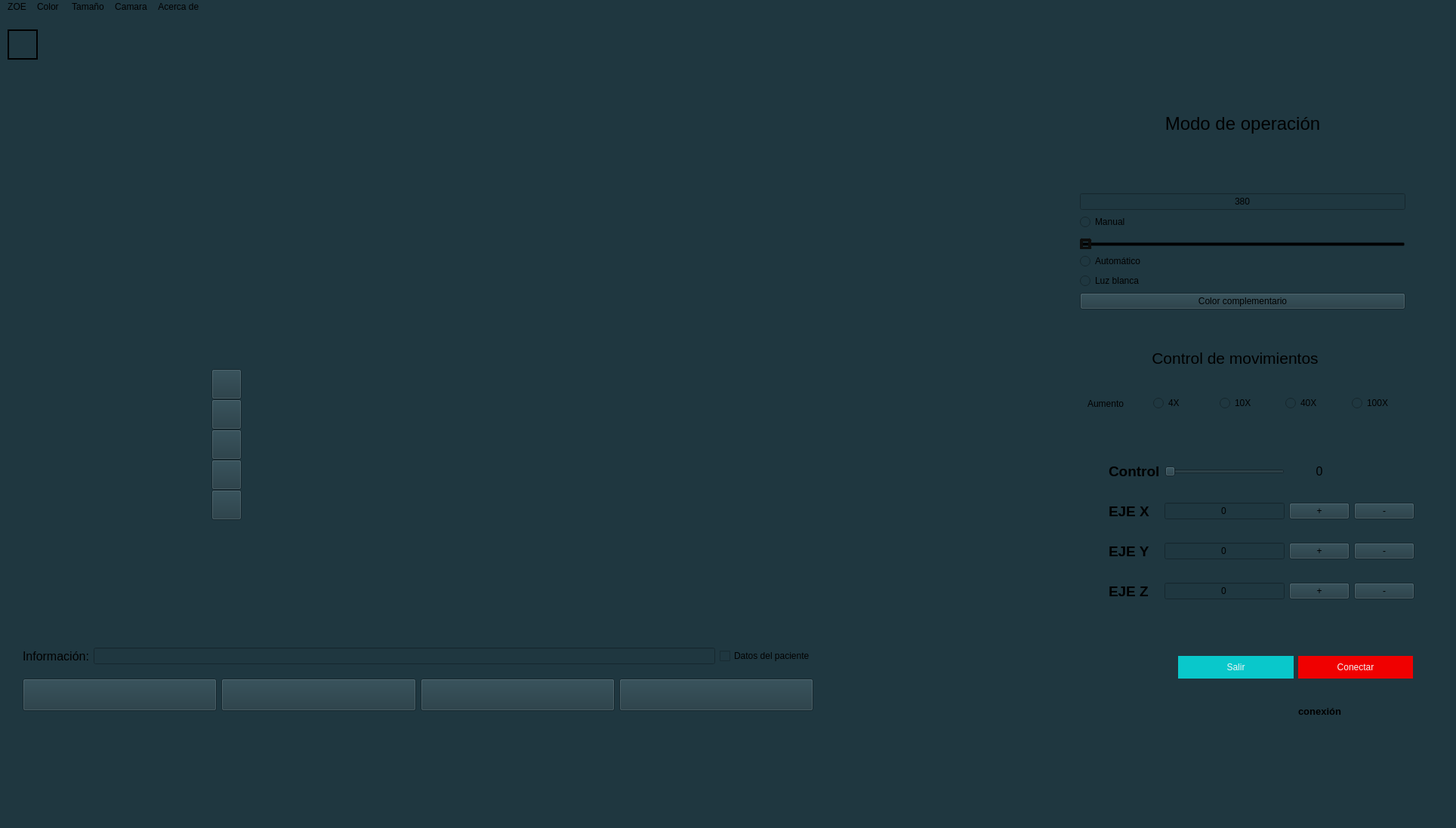
<?xml version="1.0" encoding="UTF-8"?>
<ui version="4.0">
 <class>MainWindow</class>
 <widget class="QMainWindow" name="MainWindow">
  <property name="geometry">
   <rect>
    <x>0</x>
    <y>0</y>
    <width>1928</width>
    <height>1097</height>
   </rect>
  </property>
  <property name="windowTitle">
   <string>ZOE microscopy</string>
  </property>
  <property name="autoFillBackground">
   <bool>false</bool>
  </property>
  <property name="styleSheet">
   <string notr="true">background-color: rgb(31, 55, 64);</string>
  </property>
  <widget class="QWidget" name="centralwidget">
   <widget class="QLabel" name="img_microscopy">
    <property name="geometry">
     <rect>
      <x>1430</x>
      <y>20</y>
      <width>71</width>
      <height>111</height>
     </rect>
    </property>
    <property name="text">
     <string/>
    </property>
    <property name="pixmap">
     <pixmap>microscopio.png</pixmap>
    </property>
    <property name="scaledContents">
     <bool>true</bool>
    </property>
   </widget>
   <widget class="QLabel" name="tablero">
    <property name="geometry">
     <rect>
      <x>10</x>
      <y>20</y>
      <width>40</width>
      <height>40</height>
     </rect>
    </property>
    <property name="styleSheet">
     <string notr="true">background-color: rgba(255, 0, 0, 0);
border: 2px solid black;</string>
    </property>
    <property name="text">
     <string/>
    </property>
   </widget>
   <widget class="QLabel" name="cameraSpace">
    <property name="geometry">
     <rect>
      <x>-60</x>
      <y>-220</y>
      <width>1400</width>
      <height>787</height>
     </rect>
    </property>
    <property name="styleSheet">
     <string notr="true">background-color: rgba(85, 170, 0, 0);</string>
    </property>
    <property name="text">
     <string/>
    </property>
   </widget>
   <widget class="QWidget" name="horizontalLayoutWidget">
    <property name="geometry">
     <rect>
      <x>30</x>
      <y>880</y>
      <width>1047</width>
      <height>43</height>
     </rect>
    </property>
    <layout class="QHBoxLayout" name="horizontalLayout">
     <item>
      <widget class="QPushButton" name="pbText">
       <property name="sizePolicy">
        <sizepolicy hsizetype="Minimum" vsizetype="Ignored">
         <horstretch>0</horstretch>
         <verstretch>0</verstretch>
        </sizepolicy>
       </property>
       <property name="styleSheet">
        <string notr="true">font: 75 14pt &quot;MS Shell Dlg 2&quot;;</string>
       </property>
       <property name="text">
        <string/>
       </property>
       <property name="icon">
        <iconset>
         <normaloff>../images/icons/text.png</normaloff>../images/icons/text.png</iconset>
       </property>
       <property name="iconSize">
        <size>
         <width>28</width>
         <height>28</height>
        </size>
       </property>
      </widget>
     </item>
     <item>
      <widget class="QPushButton" name="pbHide">
       <property name="sizePolicy">
        <sizepolicy hsizetype="Minimum" vsizetype="Ignored">
         <horstretch>0</horstretch>
         <verstretch>0</verstretch>
        </sizepolicy>
       </property>
       <property name="styleSheet">
        <string notr="true">font: 75 14pt &quot;MS Shell Dlg 2&quot;;</string>
       </property>
       <property name="text">
        <string/>
       </property>
       <property name="icon">
        <iconset>
         <normaloff>../images/icons/ocultar.png</normaloff>
         <normalon>../images/icons/eye_show.ico</normalon>../images/icons/ocultar.png</iconset>
       </property>
       <property name="iconSize">
        <size>
         <width>32</width>
         <height>32</height>
        </size>
       </property>
      </widget>
     </item>
     <item>
      <widget class="QPushButton" name="pbDel">
       <property name="sizePolicy">
        <sizepolicy hsizetype="Minimum" vsizetype="Ignored">
         <horstretch>0</horstretch>
         <verstretch>0</verstretch>
        </sizepolicy>
       </property>
       <property name="styleSheet">
        <string notr="true">font: 75 14pt &quot;MS Shell Dlg 2&quot;;</string>
       </property>
       <property name="text">
        <string/>
       </property>
       <property name="icon">
        <iconset>
         <normaloff>../images/icons/borrador.png</normaloff>../images/icons/borrador.png</iconset>
       </property>
       <property name="iconSize">
        <size>
         <width>28</width>
         <height>28</height>
        </size>
       </property>
      </widget>
     </item>
     <item>
      <widget class="QPushButton" name="pbTrash">
       <property name="sizePolicy">
        <sizepolicy hsizetype="Minimum" vsizetype="Ignored">
         <horstretch>0</horstretch>
         <verstretch>0</verstretch>
        </sizepolicy>
       </property>
       <property name="styleSheet">
        <string notr="true">font: 75 14pt &quot;MS Shell Dlg 2&quot;;</string>
       </property>
       <property name="text">
        <string/>
       </property>
       <property name="icon">
        <iconset>
         <normaloff>../images/icons/basura.png</normaloff>../images/icons/basura.png</iconset>
       </property>
       <property name="iconSize">
        <size>
         <width>28</width>
         <height>28</height>
        </size>
       </property>
      </widget>
     </item>
    </layout>
   </widget>
   <widget class="QWidget" name="gridLayoutWidget">
    <property name="geometry">
     <rect>
      <x>1468</x>
      <y>570</y>
      <width>405</width>
      <height>230</height>
     </rect>
    </property>
    <layout class="QGridLayout" name="gridLayout">
     <item row="2" column="1">
      <widget class="QLineEdit" name="coordY">
       <property name="styleSheet">
        <string notr="true">font: 14pt &quot;MS Shell Dlg 2&quot;;</string>
       </property>
       <property name="text">
        <string>0</string>
       </property>
       <property name="alignment">
        <set>Qt::AlignCenter</set>
       </property>
      </widget>
     </item>
     <item row="0" column="0">
      <widget class="QLabel" name="label_7">
       <property name="text">
        <string>&lt;html&gt;&lt;head/&gt;&lt;body&gt;&lt;p&gt;&lt;span style=&quot; font-size:14pt; font-weight:600;&quot;&gt;Control&lt;/span&gt;&lt;/p&gt;&lt;/body&gt;&lt;/html&gt;</string>
       </property>
      </widget>
     </item>
     <item row="2" column="3">
      <widget class="QPushButton" name="minusY">
       <property name="styleSheet">
        <string notr="true">font: 75 18pt &quot;MS Shell Dlg 2&quot;;</string>
       </property>
       <property name="text">
        <string>-</string>
       </property>
      </widget>
     </item>
     <item row="1" column="3">
      <widget class="QPushButton" name="minusX">
       <property name="styleSheet">
        <string notr="true">font: 75 18pt &quot;MS Shell Dlg 2&quot;;</string>
       </property>
       <property name="text">
        <string>-</string>
       </property>
      </widget>
     </item>
     <item row="2" column="2">
      <widget class="QPushButton" name="plusY">
       <property name="styleSheet">
        <string notr="true">font: 75 18pt &quot;MS Shell Dlg 2&quot;;</string>
       </property>
       <property name="text">
        <string>+</string>
       </property>
      </widget>
     </item>
     <item row="1" column="2">
      <widget class="QPushButton" name="plusX">
       <property name="styleSheet">
        <string notr="true">font: 75 18pt &quot;MS Shell Dlg 2&quot;;</string>
       </property>
       <property name="text">
        <string>+</string>
       </property>
      </widget>
     </item>
     <item row="2" column="0">
      <widget class="QLabel" name="label_2">
       <property name="text">
        <string>&lt;html&gt;&lt;head/&gt;&lt;body&gt;&lt;p&gt;&lt;span style=&quot; font-size:14pt; font-weight:600;&quot;&gt;EJE Y&lt;/span&gt;&lt;/p&gt;&lt;/body&gt;&lt;/html&gt;</string>
       </property>
      </widget>
     </item>
     <item row="3" column="2">
      <widget class="QPushButton" name="plusZ">
       <property name="styleSheet">
        <string notr="true">font: 75 18pt &quot;MS Shell Dlg 2&quot;;</string>
       </property>
       <property name="text">
        <string>+</string>
       </property>
      </widget>
     </item>
     <item row="1" column="1">
      <widget class="QLineEdit" name="coordX">
       <property name="styleSheet">
        <string notr="true">font: 14pt &quot;MS Shell Dlg 2&quot;;</string>
       </property>
       <property name="text">
        <string>0</string>
       </property>
       <property name="alignment">
        <set>Qt::AlignCenter</set>
       </property>
      </widget>
     </item>
     <item row="3" column="3">
      <widget class="QPushButton" name="minusZ">
       <property name="styleSheet">
        <string notr="true">font: 75 18pt &quot;MS Shell Dlg 2&quot;;</string>
       </property>
       <property name="text">
        <string>-</string>
       </property>
      </widget>
     </item>
     <item row="1" column="0">
      <widget class="QLabel" name="label">
       <property name="text">
        <string>&lt;html&gt;&lt;head/&gt;&lt;body&gt;&lt;p&gt;&lt;span style=&quot; font-size:14pt; font-weight:600;&quot;&gt;EJE X&lt;/span&gt;&lt;/p&gt;&lt;/body&gt;&lt;/html&gt;</string>
       </property>
      </widget>
     </item>
     <item row="3" column="0">
      <widget class="QLabel" name="label_3">
       <property name="text">
        <string>&lt;html&gt;&lt;head/&gt;&lt;body&gt;&lt;p&gt;&lt;span style=&quot; font-size:14pt; font-weight:600;&quot;&gt;EJE Z&lt;/span&gt;&lt;/p&gt;&lt;/body&gt;&lt;/html&gt;</string>
       </property>
      </widget>
     </item>
     <item row="3" column="1">
      <widget class="QLineEdit" name="coordZ">
       <property name="styleSheet">
        <string notr="true">font: 14pt &quot;MS Shell Dlg 2&quot;;</string>
       </property>
       <property name="text">
        <string>0</string>
       </property>
       <property name="alignment">
        <set>Qt::AlignCenter</set>
       </property>
      </widget>
     </item>
     <item row="0" column="2">
      <widget class="QLabel" name="textAumento">
       <property name="styleSheet">
        <string notr="true">font: 75 14pt &quot;MS Shell Dlg 2&quot;;</string>
       </property>
       <property name="text">
        <string>&lt;html&gt;&lt;head/&gt;&lt;body&gt;&lt;p align=&quot;center&quot;&gt;&lt;span style=&quot; font-size:12pt;&quot;&gt;0&lt;/span&gt;&lt;/p&gt;&lt;/body&gt;&lt;/html&gt;</string>
       </property>
      </widget>
     </item>
     <item row="0" column="1">
      <widget class="QSlider" name="aumentoMov">
       <property name="maximum">
        <number>16</number>
       </property>
       <property name="pageStep">
        <number>4</number>
       </property>
       <property name="sliderPosition">
        <number>0</number>
       </property>
       <property name="orientation">
        <enum>Qt::Horizontal</enum>
       </property>
       <property name="tickPosition">
        <enum>QSlider::NoTicks</enum>
       </property>
      </widget>
     </item>
    </layout>
   </widget>
   <widget class="QLabel" name="label_4">
    <property name="geometry">
     <rect>
      <x>1440</x>
      <y>430</y>
      <width>391</width>
      <height>51</height>
     </rect>
    </property>
    <property name="text">
     <string>&lt;html&gt;&lt;head/&gt;&lt;body&gt;&lt;p align=&quot;center&quot;&gt;&lt;span style=&quot; font-size:16pt;&quot;&gt;Control de movimientos&lt;/span&gt;&lt;/p&gt;&lt;/body&gt;&lt;/html&gt;</string>
    </property>
   </widget>
   <widget class="QWidget" name="horizontalLayoutWidget_2">
    <property name="geometry">
     <rect>
      <x>30</x>
      <y>830</y>
      <width>1051</width>
      <height>41</height>
     </rect>
    </property>
    <layout class="QHBoxLayout" name="horizontalLayout_2">
     <item>
      <widget class="QLabel" name="label_5">
       <property name="text">
        <string>&lt;html&gt;&lt;head/&gt;&lt;body&gt;&lt;p&gt;&lt;span style=&quot; font-size:12pt;&quot;&gt;Información:&lt;/span&gt;&lt;/p&gt;&lt;/body&gt;&lt;/html&gt;</string>
       </property>
      </widget>
     </item>
     <item>
      <widget class="QLineEdit" name="barraInfo">
       <property name="text">
        <string/>
       </property>
      </widget>
     </item>
     <item>
      <widget class="QCheckBox" name="checkPaciente">
       <property name="styleSheet">
        <string notr="true">font: 12pt &quot;MS Shell Dlg 2&quot;;</string>
       </property>
       <property name="text">
        <string>Datos del paciente </string>
       </property>
      </widget>
     </item>
    </layout>
   </widget>
   <widget class="QWidget" name="horizontalLayoutWidget_3">
    <property name="geometry">
     <rect>
      <x>1440</x>
      <y>480</y>
      <width>431</width>
      <height>71</height>
     </rect>
    </property>
    <layout class="QHBoxLayout" name="horizontalLayout_3">
     <item>
      <widget class="QLabel" name="textoAumento">
       <property name="styleSheet">
        <string notr="true">font: 12pt &quot;MS Shell Dlg 2&quot;;</string>
       </property>
       <property name="text">
        <string>Aumento</string>
       </property>
      </widget>
     </item>
     <item>
      <widget class="QRadioButton" name="aum4x">
       <property name="styleSheet">
        <string notr="true">font: 14pt &quot;MS Shell Dlg 2&quot;;</string>
       </property>
       <property name="text">
        <string>4X</string>
       </property>
      </widget>
     </item>
     <item>
      <widget class="QRadioButton" name="aum10x">
       <property name="styleSheet">
        <string notr="true">font: 14pt &quot;MS Shell Dlg 2&quot;;</string>
       </property>
       <property name="text">
        <string>10X</string>
       </property>
      </widget>
     </item>
     <item>
      <widget class="QRadioButton" name="aum40x">
       <property name="styleSheet">
        <string notr="true">font: 14pt &quot;MS Shell Dlg 2&quot;;</string>
       </property>
       <property name="text">
        <string>40X</string>
       </property>
      </widget>
     </item>
     <item>
      <widget class="QRadioButton" name="aum100x">
       <property name="styleSheet">
        <string notr="true">font: 14pt &quot;MS Shell Dlg 2&quot;;</string>
       </property>
       <property name="text">
        <string>100X</string>
       </property>
      </widget>
     </item>
    </layout>
   </widget>
   <widget class="QWidget" name="gridLayoutWidget_2">
    <property name="geometry">
     <rect>
      <x>1560</x>
      <y>850</y>
      <width>311</width>
      <height>111</height>
     </rect>
    </property>
    <layout class="QGridLayout" name="gridLayout_2">
     <item row="0" column="0">
      <widget class="QPushButton" name="pbExit">
       <property name="styleSheet">
        <string notr="true">font: 75 16pt &quot;MS Shell Dlg 2&quot;;
padding: 8px;
border-radius:20px;
color: rgb(244, 244, 244);
border-color: rgb(0, 0, 0);
background-color: rgb(9, 200, 203);

</string>
       </property>
       <property name="text">
        <string>Salir</string>
       </property>
       <property name="checkable">
        <bool>false</bool>
       </property>
       <property name="autoDefault">
        <bool>false</bool>
       </property>
       <property name="default">
        <bool>false</bool>
       </property>
       <property name="flat">
        <bool>false</bool>
       </property>
      </widget>
     </item>
     <item row="0" column="1">
      <widget class="QPushButton" name="pbConnect">
       <property name="styleSheet">
        <string notr="true">font: 75 16pt &quot;MS Shell Dlg 2&quot;;
background-color: rgb(240, 0, 0);
padding: 8px;
border-radius:20px;
color: rgb(244, 244, 244);
border-color: rgb(0, 0, 0);</string>
       </property>
       <property name="text">
        <string>Conectar</string>
       </property>
      </widget>
     </item>
     <item row="1" column="1">
      <widget class="QLabel" name="txtConnect">
       <property name="text">
        <string>&lt;html&gt;&lt;head/&gt;&lt;body&gt;&lt;p&gt;&lt;span style=&quot; font-size:10pt; font-weight:600;&quot;&gt;conexión&lt;/span&gt;&lt;/p&gt;&lt;/body&gt;&lt;/html&gt;</string>
       </property>
      </widget>
     </item>
    </layout>
   </widget>
   <widget class="QWidget" name="gridLayoutWidget_3">
    <property name="geometry">
     <rect>
      <x>1430</x>
      <y>60</y>
      <width>431</width>
      <height>331</height>
     </rect>
    </property>
    <layout class="QGridLayout" name="gridLayout_3">
     <item row="4" column="0">
      <widget class="QRadioButton" name="RB_auto">
       <property name="styleSheet">
        <string notr="true">font: 16pt &quot;MS Shell Dlg 2&quot;;</string>
       </property>
       <property name="text">
        <string>Automático</string>
       </property>
      </widget>
     </item>
     <item row="6" column="0">
      <widget class="QPushButton" name="pbROI">
       <property name="styleSheet">
        <string notr="true">font: 75 14pt &quot;MS Shell Dlg 2&quot;;</string>
       </property>
       <property name="text">
        <string>Color complementario</string>
       </property>
       <property name="icon">
        <iconset>
         <normaloff>../images/icons/colorComple.png</normaloff>../images/icons/colorComple.png</iconset>
       </property>
       <property name="iconSize">
        <size>
         <width>32</width>
         <height>32</height>
        </size>
       </property>
      </widget>
     </item>
     <item row="2" column="0">
      <widget class="QRadioButton" name="RB_manual">
       <property name="styleSheet">
        <string notr="true">font: 16pt &quot;MS Shell Dlg 2&quot;;</string>
       </property>
       <property name="text">
        <string>Manual</string>
       </property>
      </widget>
     </item>
     <item row="3" column="0">
      <widget class="QSlider" name="VisibleEsp">
       <property name="cursor">
        <cursorShape>ArrowCursor</cursorShape>
       </property>
       <property name="mouseTracking">
        <bool>true</bool>
       </property>
       <property name="tabletTracking">
        <bool>false</bool>
       </property>
       <property name="focusPolicy">
        <enum>Qt::StrongFocus</enum>
       </property>
       <property name="toolTipDuration">
        <number>-1</number>
       </property>
       <property name="styleSheet">
        <string notr="true">QSlider {
    background-color: transparent;
}

QSlider::groove:horizontal {
    height: 30px;
    background: qlineargradient(x1: 0, y1: 0.5, x2: 1, y2: 0.5,
                                stop: 0 #fc00c6, stop: 0.15 #4B0082,
                                stop: 0.30 #00ecfc, stop: 0.45 #00FF00,
                                stop: 0.52 #FFFF00, stop: 0.77 #FF0000,
                                stop: 1 #FF0000);
	
}

QSlider::handle:horizontal {
    width: 5px;
    margin-top: -4px;
    margin-bottom: -4px;
    border-radius: 3px;
    background: transparent;
	border: 4px solid #0d0d0c
}

QSlider::handle:horizontal:hover {
    background: #BBBBBB;
}

QSlider::sub-page:horizontal {
    background: transparent;
}

QSlider::add-page:horizontal {
    background: transparent;
}

</string>
       </property>
       <property name="minimum">
        <number>380</number>
       </property>
       <property name="maximum">
        <number>780</number>
       </property>
       <property name="pageStep">
        <number>10</number>
       </property>
       <property name="tracking">
        <bool>true</bool>
       </property>
       <property name="orientation">
        <enum>Qt::Horizontal</enum>
       </property>
       <property name="tickPosition">
        <enum>QSlider::TicksAbove</enum>
       </property>
      </widget>
     </item>
     <item row="0" column="0">
      <widget class="QLabel" name="label_6">
       <property name="text">
        <string>&lt;html&gt;&lt;head/&gt;&lt;body&gt;&lt;p align=&quot;center&quot;&gt;&lt;span style=&quot; font-size:18pt;&quot;&gt;Modo de operación&lt;/span&gt;&lt;/p&gt;&lt;/body&gt;&lt;/html&gt;</string>
       </property>
      </widget>
     </item>
     <item row="5" column="0">
      <widget class="QRadioButton" name="RB_white">
       <property name="styleSheet">
        <string notr="true">font: 16pt &quot;MS Shell Dlg 2&quot;;</string>
       </property>
       <property name="text">
        <string>Luz blanca</string>
       </property>
      </widget>
     </item>
     <item row="1" column="0">
      <widget class="QLineEdit" name="wavelength">
       <property name="styleSheet">
        <string notr="true">font: 14pt &quot;MS Shell Dlg 2&quot;;</string>
       </property>
       <property name="text">
        <string>380</string>
       </property>
       <property name="alignment">
        <set>Qt::AlignCenter</set>
       </property>
      </widget>
     </item>
    </layout>
   </widget>
   <widget class="QPushButton" name="pbSave">
    <property name="geometry">
     <rect>
      <x>280</x>
      <y>470</y>
      <width>40</width>
      <height>40</height>
     </rect>
    </property>
    <property name="sizePolicy">
     <sizepolicy hsizetype="Minimum" vsizetype="Ignored">
      <horstretch>0</horstretch>
      <verstretch>0</verstretch>
     </sizepolicy>
    </property>
    <property name="styleSheet">
     <string notr="true">font: 75 14pt &quot;MS Shell Dlg 2&quot;;
alternate-background-color: rgb(242, 242, 242);</string>
    </property>
    <property name="text">
     <string/>
    </property>
    <property name="icon">
     <iconset>
      <normaloff>../images/icons/guardar.png</normaloff>../images/icons/guardar.png</iconset>
    </property>
    <property name="iconSize">
     <size>
      <width>28</width>
      <height>28</height>
     </size>
    </property>
   </widget>
   <widget class="QPushButton" name="pbDot">
    <property name="geometry">
     <rect>
      <x>280</x>
      <y>510</y>
      <width>40</width>
      <height>40</height>
     </rect>
    </property>
    <property name="sizePolicy">
     <sizepolicy hsizetype="Minimum" vsizetype="Ignored">
      <horstretch>0</horstretch>
      <verstretch>0</verstretch>
     </sizepolicy>
    </property>
    <property name="cursor">
     <cursorShape>ArrowCursor</cursorShape>
    </property>
    <property name="styleSheet">
     <string notr="true">font: 75 14pt &quot;MS Shell Dlg 2&quot;;
</string>
    </property>
    <property name="text">
     <string/>
    </property>
    <property name="icon">
     <iconset>
      <normaloff>../images/icons/lapiz.png</normaloff>../images/icons/lapiz.png</iconset>
    </property>
    <property name="iconSize">
     <size>
      <width>28</width>
      <height>28</height>
     </size>
    </property>
   </widget>
   <widget class="QPushButton" name="pbRect">
    <property name="geometry">
     <rect>
      <x>280</x>
      <y>550</y>
      <width>40</width>
      <height>40</height>
     </rect>
    </property>
    <property name="sizePolicy">
     <sizepolicy hsizetype="Ignored" vsizetype="MinimumExpanding">
      <horstretch>0</horstretch>
      <verstretch>0</verstretch>
     </sizepolicy>
    </property>
    <property name="styleSheet">
     <string notr="true">font: 75 14pt &quot;MS Shell Dlg 2&quot;;</string>
    </property>
    <property name="text">
     <string/>
    </property>
    <property name="icon">
     <iconset>
      <normaloff>../images/icons/rect.png</normaloff>../images/icons/rect.png</iconset>
    </property>
    <property name="iconSize">
     <size>
      <width>28</width>
      <height>28</height>
     </size>
    </property>
   </widget>
   <widget class="QPushButton" name="pbElip">
    <property name="geometry">
     <rect>
      <x>280</x>
      <y>590</y>
      <width>40</width>
      <height>40</height>
     </rect>
    </property>
    <property name="sizePolicy">
     <sizepolicy hsizetype="Ignored" vsizetype="Ignored">
      <horstretch>0</horstretch>
      <verstretch>0</verstretch>
     </sizepolicy>
    </property>
    <property name="styleSheet">
     <string notr="true">font: 75 14pt &quot;MS Shell Dlg 2&quot;;</string>
    </property>
    <property name="text">
     <string/>
    </property>
    <property name="icon">
     <iconset>
      <normaloff>../images/icons/circu.png</normaloff>../images/icons/circu.png</iconset>
    </property>
    <property name="iconSize">
     <size>
      <width>28</width>
      <height>28</height>
     </size>
    </property>
   </widget>
   <widget class="QWidget" name="verticalLayoutWidget">
    <property name="geometry">
     <rect>
      <x>570</x>
      <y>520</y>
      <width>42</width>
      <height>191</height>
     </rect>
    </property>
    <layout class="QVBoxLayout" name="verticalLayout">
     <property name="sizeConstraint">
      <enum>QLayout::SetNoConstraint</enum>
     </property>
    </layout>
   </widget>
   <widget class="QPushButton" name="pbArrow">
    <property name="geometry">
     <rect>
      <x>280</x>
      <y>630</y>
      <width>40</width>
      <height>40</height>
     </rect>
    </property>
    <property name="sizePolicy">
     <sizepolicy hsizetype="Minimum" vsizetype="Ignored">
      <horstretch>0</horstretch>
      <verstretch>0</verstretch>
     </sizepolicy>
    </property>
    <property name="styleSheet">
     <string notr="true">font: 75 14pt &quot;MS Shell Dlg 2&quot;;</string>
    </property>
    <property name="text">
     <string/>
    </property>
    <property name="icon">
     <iconset>
      <normalon>../images/icons/flecha.png</normalon>
     </iconset>
    </property>
    <property name="iconSize">
     <size>
      <width>28</width>
      <height>28</height>
     </size>
    </property>
   </widget>
   <zorder>cameraSpace</zorder>
   <zorder>img_microscopy</zorder>
   <zorder>horizontalLayoutWidget</zorder>
   <zorder>tablero</zorder>
   <zorder>gridLayoutWidget</zorder>
   <zorder>label_4</zorder>
   <zorder>horizontalLayoutWidget_2</zorder>
   <zorder>horizontalLayoutWidget_3</zorder>
   <zorder>gridLayoutWidget_2</zorder>
   <zorder>gridLayoutWidget_3</zorder>
   <zorder>pbSave</zorder>
   <zorder>pbDot</zorder>
   <zorder>pbRect</zorder>
   <zorder>pbElip</zorder>
   <zorder>verticalLayoutWidget</zorder>
   <zorder>pbArrow</zorder>
  </widget>
  <widget class="QStatusBar" name="statusbar"/>
  <widget class="QMenuBar" name="menuBar">
   <property name="geometry">
    <rect>
     <x>0</x>
     <y>0</y>
     <width>1928</width>
     <height>26</height>
    </rect>
   </property>
   <widget class="QMenu" name="menuArchivo">
    <property name="title">
     <string>ZOE</string>
    </property>
    <addaction name="actionInstrucciones"/>
    <addaction name="actionCalibrar"/>
    <addaction name="actionClose"/>
   </widget>
   <widget class="QMenu" name="menuColor">
    <property name="title">
     <string>Color </string>
    </property>
    <addaction name="redAction"/>
    <addaction name="greenAction"/>
    <addaction name="blueAction"/>
    <addaction name="yellowAction"/>
    <addaction name="blackAction"/>
    <addaction name="whiteAction"/>
   </widget>
   <widget class="QMenu" name="menuTamano">
    <property name="title">
     <string>Tamaño</string>
    </property>
    <addaction name="onepxAction"/>
    <addaction name="threepxAction"/>
    <addaction name="fivepxAction"/>
    <addaction name="sevenpxAction"/>
    <addaction name="ninepxAction"/>
   </widget>
   <widget class="QMenu" name="menuCamara">
    <property name="title">
     <string>Camara</string>
    </property>
   </widget>
   <widget class="QMenu" name="menuAcerca_de">
    <property name="title">
     <string>Acerca de </string>
    </property>
    <addaction name="zoeDev"/>
   </widget>
   <addaction name="menuArchivo"/>
   <addaction name="menuColor"/>
   <addaction name="menuTamano"/>
   <addaction name="menuCamara"/>
   <addaction name="menuAcerca_de"/>
  </widget>
  <action name="actionSave">
   <property name="text">
    <string>Guardar</string>
   </property>
   <property name="shortcut">
    <string>Ctrl+S</string>
   </property>
  </action>
  <action name="actiondos">
   <property name="text">
    <string>dos</string>
   </property>
  </action>
  <action name="actionClear">
   <property name="text">
    <string>Limpiar</string>
   </property>
   <property name="shortcut">
    <string>Ctrl+L</string>
   </property>
  </action>
  <action name="action3px">
   <property name="text">
    <string>3px</string>
   </property>
  </action>
  <action name="action5px">
   <property name="text">
    <string>5px</string>
   </property>
  </action>
  <action name="action7px">
   <property name="text">
    <string>7px</string>
   </property>
  </action>
  <action name="action9px">
   <property name="text">
    <string>9px</string>
   </property>
  </action>
  <action name="actionNegro">
   <property name="text">
    <string>Negro</string>
   </property>
  </action>
  <action name="actionRojo">
   <property name="text">
    <string>Rojo</string>
   </property>
  </action>
  <action name="actionAzul">
   <property name="text">
    <string>Azul</string>
   </property>
  </action>
  <action name="actionAmarillo">
   <property name="text">
    <string>Amarillo</string>
   </property>
  </action>
  <action name="actionVerde">
   <property name="text">
    <string>Verde</string>
   </property>
  </action>
  <action name="actionInstrucciones">
   <property name="text">
    <string>Instrucciones </string>
   </property>
  </action>
  <action name="actionClose">
   <property name="text">
    <string>Cerrar</string>
   </property>
  </action>
  <action name="redAction">
   <property name="icon">
    <iconset>
     <normaloff>../images/icons/iconRed.png</normaloff>../images/icons/iconRed.png</iconset>
   </property>
   <property name="text">
    <string>Rojo</string>
   </property>
  </action>
  <action name="greenAction">
   <property name="icon">
    <iconset>
     <normaloff>../images/icons/iconGreen.png</normaloff>../images/icons/iconGreen.png</iconset>
   </property>
   <property name="text">
    <string>Verde</string>
   </property>
  </action>
  <action name="blueAction">
   <property name="icon">
    <iconset>
     <normaloff>../images/icons/iconBlue.png</normaloff>../images/icons/iconBlue.png</iconset>
   </property>
   <property name="text">
    <string>Azul</string>
   </property>
  </action>
  <action name="yellowAction">
   <property name="icon">
    <iconset>
     <normaloff>../images/icons/iconYellow.png</normaloff>../images/icons/iconYellow.png</iconset>
   </property>
   <property name="text">
    <string>Amarrillo</string>
   </property>
  </action>
  <action name="blackAction">
   <property name="icon">
    <iconset>
     <normaloff>../images/icons/iconBlack.png</normaloff>../images/icons/iconBlack.png</iconset>
   </property>
   <property name="text">
    <string>Negro</string>
   </property>
  </action>
  <action name="whiteAction">
   <property name="icon">
    <iconset>
     <normaloff>../images/icons/iconWhite.png</normaloff>../images/icons/iconWhite.png</iconset>
   </property>
   <property name="text">
    <string>Blanco </string>
   </property>
  </action>
  <action name="onepxAction">
   <property name="checkable">
    <bool>false</bool>
   </property>
   <property name="checked">
    <bool>false</bool>
   </property>
   <property name="text">
    <string>1 Px</string>
   </property>
  </action>
  <action name="threepxAction">
   <property name="checkable">
    <bool>true</bool>
   </property>
   <property name="checked">
    <bool>true</bool>
   </property>
   <property name="text">
    <string>3 Px</string>
   </property>
  </action>
  <action name="fivepxAction">
   <property name="checkable">
    <bool>false</bool>
   </property>
   <property name="text">
    <string>5 Px</string>
   </property>
  </action>
  <action name="sevenpxAction">
   <property name="checkable">
    <bool>false</bool>
   </property>
   <property name="text">
    <string>7 Px</string>
   </property>
  </action>
  <action name="ninepxAction">
   <property name="checkable">
    <bool>false</bool>
   </property>
   <property name="text">
    <string>9 Px</string>
   </property>
  </action>
  <action name="actionCalibrar">
   <property name="text">
    <string>Calibrar</string>
   </property>
  </action>
  <action name="zoeDev">
   <property name="text">
    <string>Zoe Development</string>
   </property>
  </action>
 </widget>
 <resources/>
 <connections/>
</ui>
